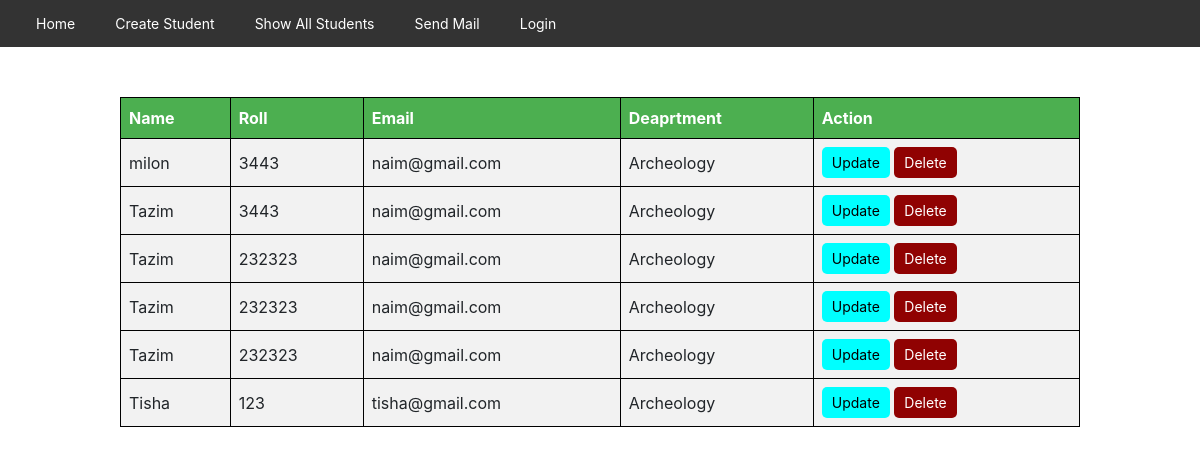
The page /showAllStudents/ on the database as committed earlier.
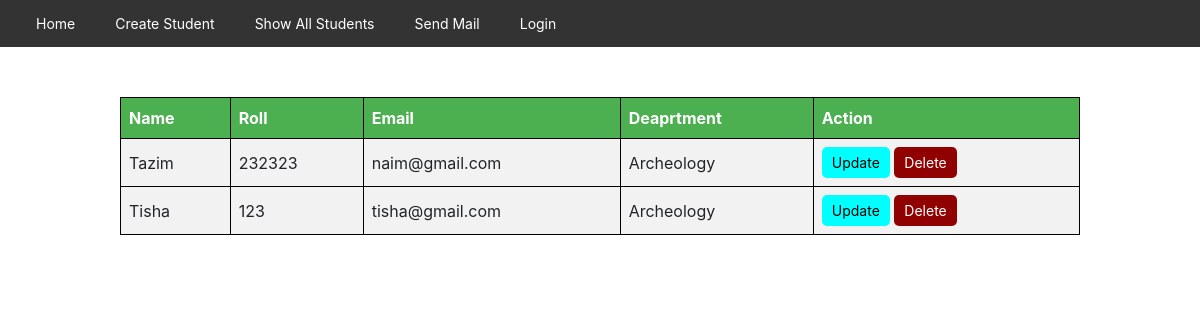
The same page on the database as committed later.
### FormApp/models.py (models this page shows, shortened)
class Student(models.Model):
    name = models.CharField(max_length=100)
    roll = models.CharField(max_length=20, null=True, validators=[validate_roll])
    email = models.EmailField(max_length=100, null=True)
    department = models.CharField(max_length=20, null=True)

### FormApp/views.py (the view)
# urls.py: path('showAllStudents/',views.showAllStudents, name='showAllStudents'),
def showAllStudents(request):
    students = Student.objects.all()
    return render(request, 'FormApp/showAllStudents.html', {'students': students})

### FormApp/templates/FormApp/showAllStudents.html (shortened to what this page needs)
{% extends 'FormApp/navigationBar.html' %}
{% block content %}
<html lang="en">
<head>
      {% load static %}
     <link rel="stylesheet" href="{% static 'FormApp/css/allStudentPage.css' %}">
</head>
<body>
  <table>
     <thead>
          <td><b>Name</b></td>
          <td><b>Roll</b></td>
          <td><b>Email</b></td>
          <td><b>Deaprtment</b></td>
          <td><b>Action</b></td>
     </thead>
 {% for student in students %}
<tbody>
<td> {{student.name}}</td>
<td> {{student.roll}}</td>
<td> {{student.email}}</td>
<td>{{student.department}}</td>
<td>
    <a href="{% url 'updateStudent' student.id %}">
    <button style="background: aqua ; border: none" type="button">Update</button>
    </a>
    <a href="{% url 'deleteStudent' student.id %}" onclick="return confirm('Are you sure you want to delete this student?');">
    <button style="background: #900202; border: none; color: white">Delete</button>
</a>
</td>
</tbody>
{% endfor %}
  </table>
</body>
</html>
{% endblock %}

### FormApp/templates/FormApp/navigationBar.html (shortened to what this page needs)
<!DOCTYPE html>
<html lang="en">
<head>
    {% load static %}
    <link rel="stylesheet" href="{% static 'FormApp/css/navigation.css' %}">
    <link rel="stylesheet" href="https://stackpath.bootstrapcdn.com/bootstrap/4.5.2/css/bootstrap.min.css">
</head>
<body>
    <nav class="navbar">
        <ul class="nav-links">
            <li><a href="{% url 'home' %}">Home</a></li>
            <li><a href="{% url 'create_student' %}">Create Student</a></li>
            <li><a href="{% url 'showAllStudents' %}">Show All Students</a></li>
            <li><a href="{% url 'send_email' %}">Send Mail</a></li>
            {% if request.user.is_authenticated %}
                <li><a href="#" data-toggle="modal" data-target="#logoutModal">Logout</a></li>
            {% else %}
                <li><a href="{% url 'login' %}">Login</a></li>
            {% endif %}
        </ul>
    </nav>
    {% block content %}
    {% endblock %}
</body>
</html>

### FormApp/static/FormApp/css/navigation.css (style rules this page uses)
body { font-family: Arial, sans-serif; margin: 0; padding: 0; }
.navbar { background-color: #333; padding: 5px 20px; margin-bottom: 50px; }
.nav-links { list-style: none; margin: 0; padding: 0; display: flex; justify-content: center; align-items: center; }
.nav-links li { margin: 0 10px; }
.nav-links a { color: #fff; text-decoration: none; font-size: 14px; padding: 5px 10px; display: block; transition: background-color 0.3s ease; }

### FormApp/static/FormApp/css/allStudentPage.css (style rules this page uses)
table { width: 80%; border-collapse: collapse; margin: 10px auto; }
th, td { border: 1px solid black; padding: 8px; text-align: left; }
thead { background-color: #4CAF50; color: white; }
button { padding: 5px 10px; font-size: 14px; cursor: pointer; border-radius: 5px; }
a { text-decoration: none; }

Rows that differ between the two databases and show on the page:
removed Student: name "milon", roll "3443", email "naim@gmail.com", department "Archeology"
removed Student: name "Tazim", roll "3443", email "naim@gmail.com", department "Archeology"
removed Student: name "Tazim", roll "232323", email "naim@gmail.com", department "Archeology"
removed Student: name "Tazim", roll "232323", email "naim@gmail.com", department "Archeology"
